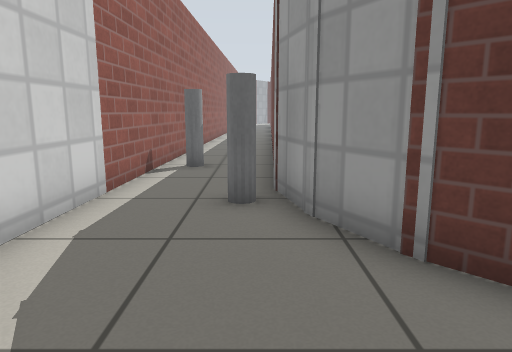
View 1 (above)

16 first-person views from a walk through a Gazebo world. The camera is 0.72 m above the floor, tilts 10° down and sees 70° across. The floor is counted in squares, 0.5 m on a side. Each view is taken from the middle of a square. On the plan, view 1 faces up. The plan holds only what a view shows up to about 16 squares ahead; the rest is blank. The place goes on beyond the plan. Gazebo's built-in surfaces are drawn with simple patterns.

View 2
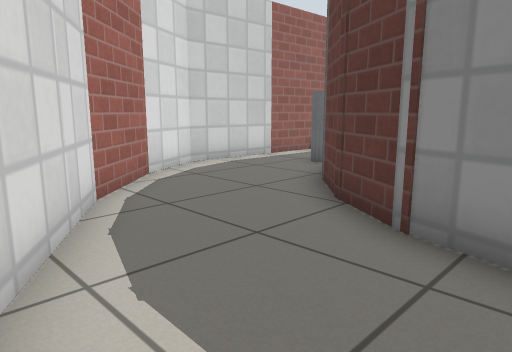

View 3
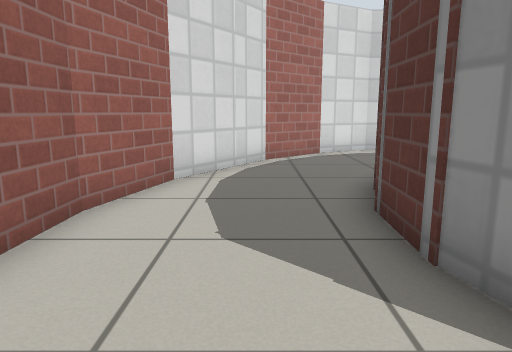

View 4
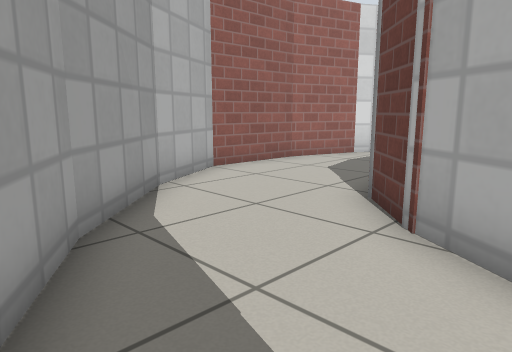

View 5
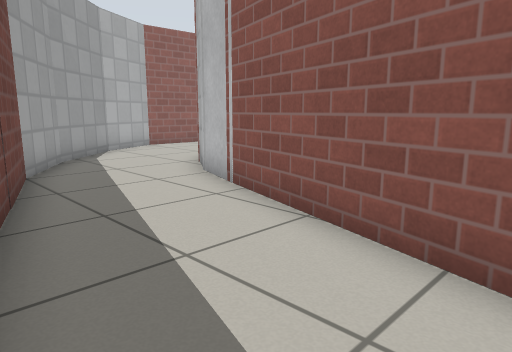

View 6
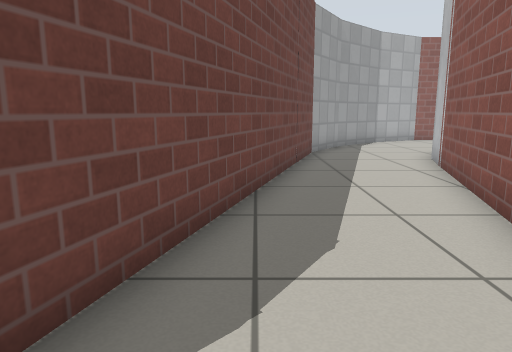

View 7
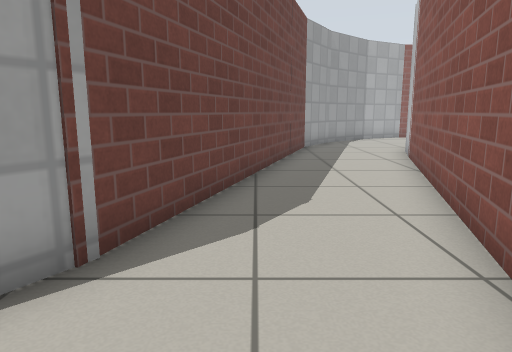

View 8
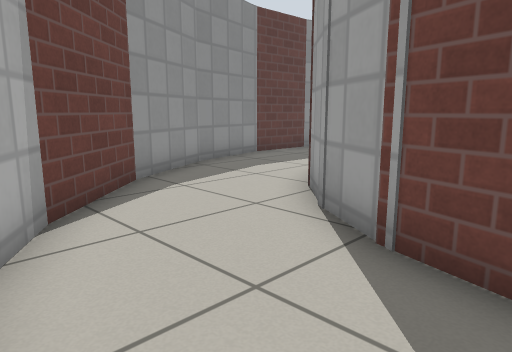

View 9
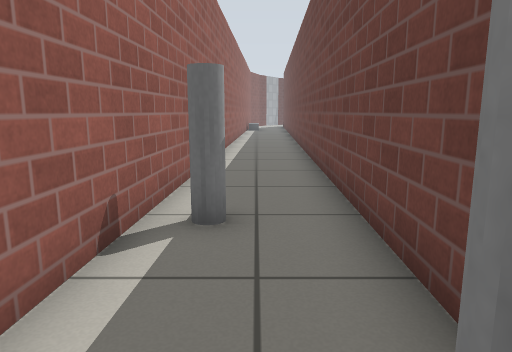

View 10
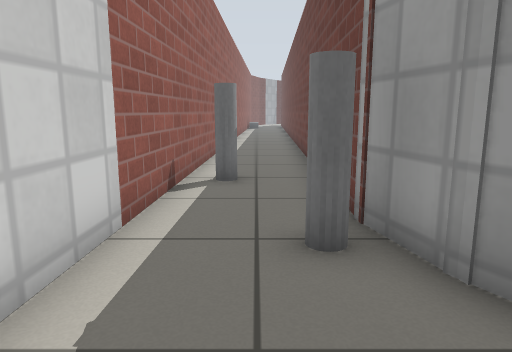

View 11
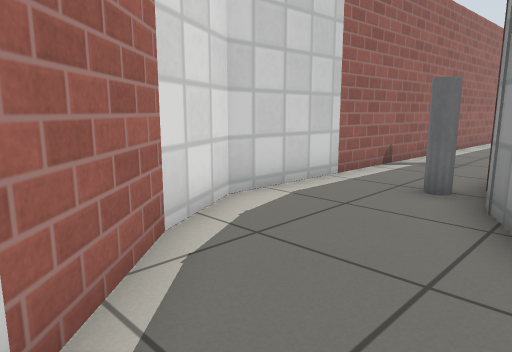

View 12
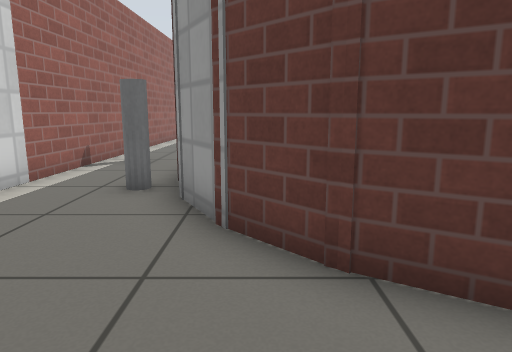

View 13
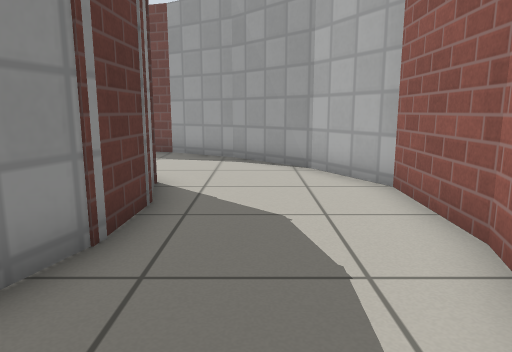

View 14
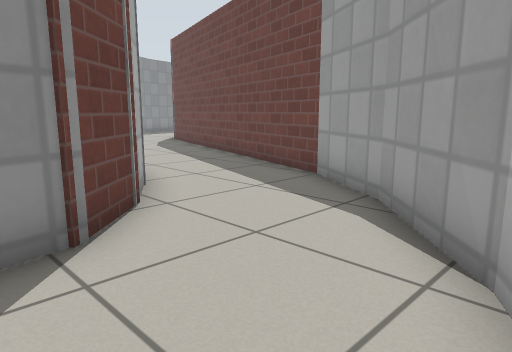

View 15
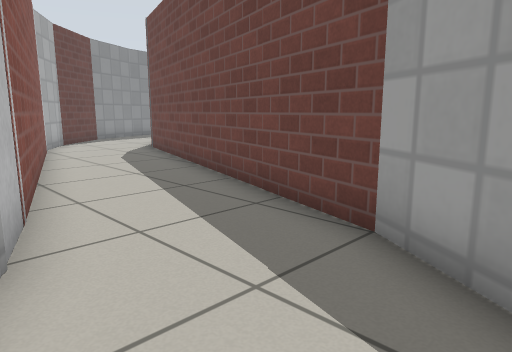

View 16
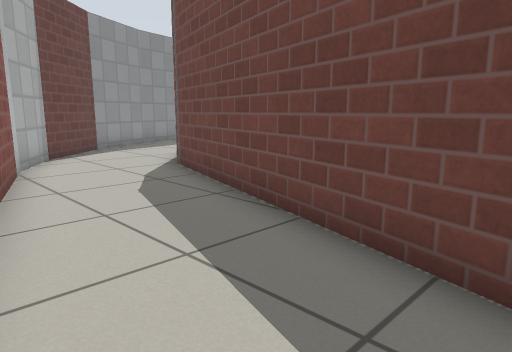

### Floor plan
Points are (right, up) in squares from view 1. A wall is a line through its corners. A room is listed if a view was taken in it or the views show most of it. See-through windows are left out.
Room 1 (views 1, 2, 3, 4, 5, 6, 7, 8, 9, 10, 11, 12, 13, 14, 15, 16)
walls: (11.6, 3.9) (10.5, 2.1); (10.8, 2.4) (9.3, 1.1) (7.4, 0.6); (13.6, -0.3) (15, 2) (18.7, 13.8); (7.8, 0.7) (5.7, 0.8); (11.2, -2.5) (13.7, -0.2); (6.1, 0.7) (4, 1.3); (18.5, 13.5) (19.7, 15.3); (15.2, 15.4) (11.6, 3.6); (4.3, 1.2) (2.5, 2.3); (2.8, 2.1) (1.4, 3.6); (19.4, 15) (20.7, 16.2); (16.3, 17.1) (15.1, 15.2); (1.6, 3.3) (0.6, 5.2); (0.8, 4.8) (0.3, 6.9); (0.4, 6.5) (0.5, 9.5); (3.2, -2.7) (5.8, -3.5) (9, -3.7) (11.4, -2.4); (18.7, 19.3) (16.2, 17); (-0.1, -0.7) (3.3, -2.8); (-1.9, 1.3) (0, -0.7); (-2.6, 9.6) (-2.8, 3.1) (-1.8, 1.2); (21.5, 20.7) (18.6, 19.2); (27.2, 21.3) (24.5, 21.4) (21.4, 20.7)
objects: grey pole (0, 6)

Where each view was taken, in squares from view 1:
view 1: 0 up, 0 right, facing up
view 2: 3 down, 6 right, facing up-left
view 3: 1 down, 11 right, facing left
view 4: 4 up, 15 right, facing down-left
view 5: 11 up, 17 right, facing down-left
view 6: 15 up, 17 right, facing down
view 7: 17 up, 17 right, facing down
view 8: 12 up, 15 right, facing up-right
view 9: 5 up, 1 left, facing up
view 10: 2 up, 1 left, facing up
view 11: 1 down, 2 right, facing up-left
view 12: 1 down, 2 right, facing up
view 13: 1 down, 2 right, facing right
view 14: 3 down, 8 right, facing up-right
view 15: 0 up, 11 right, facing up-right
view 16: 5 up, 13 right, facing up-right
